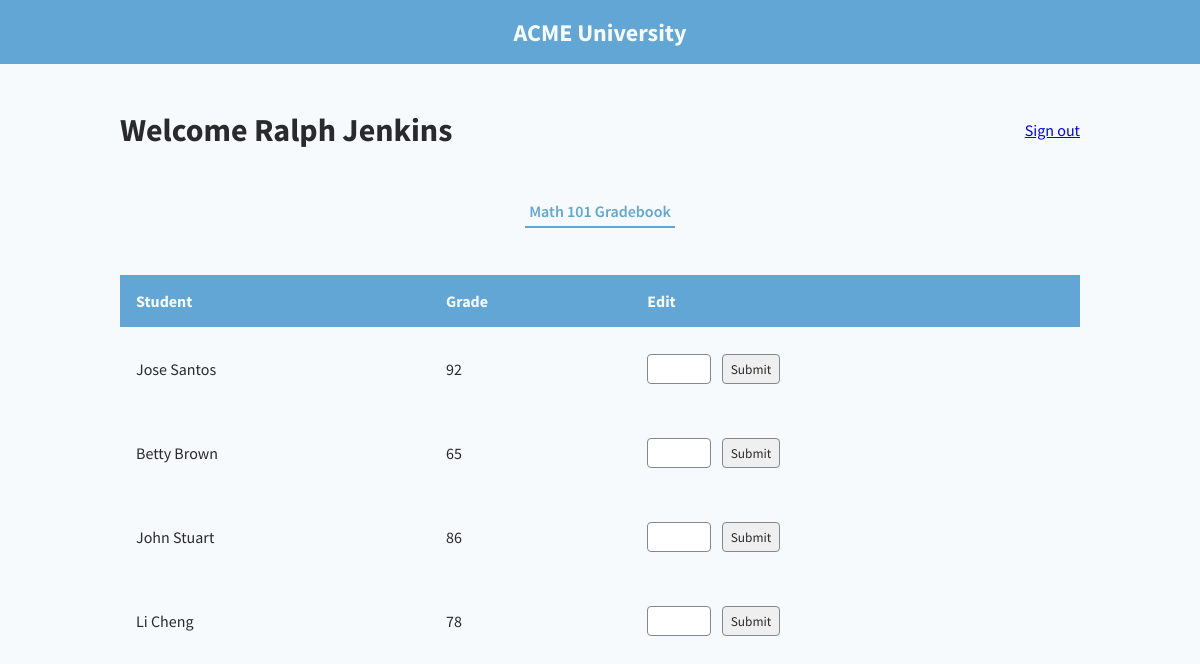
Page /instructor/Ralph Jenkins/Math 101 (signed in) on the committed database.
### db.py (models this page shows)
class Teacher(db.Model, UserMixin):
	id = db.Column(db.Integer, primary_key=True)
	name = db.Column(db.String, nullable=False)
	user = db.relationship('User', backref='teacher', uselist=False)

class Course(db.Model, UserMixin):
	id = db.Column(db.Integer, primary_key=True)
	course_name = db.Column(db.String, unique=True, nullable=False)
	teacher_id = db.Column(db.Integer, db.ForeignKey('teacher.id'), nullable=False)
	number_enrolled = db.Column(db.Integer, nullable=False)
	capacity = db.Column(db.Integer, nullable=False)
	time = db.Column(db.String, nullable=False)
	teacher = db.relationship('Teacher', backref=db.backref('teachers', lazy=True))
	students = db.relationship('Enrollment', back_populates='course')

class Student(db.Model, UserMixin):
	id = db.Column(db.Integer, primary_key=True, autoincrement=True)
	name = db.Column(db.String, nullable=False)
	user = db.relationship('User', backref='student', uselist=False)
	courses = db.relationship('Enrollment', back_populates='student')

### app.py (the view, shortened to what this page needs)
@app.route("/instructor/<name>/<course>", methods = ['GET', 'POST'])
def specific_course(name, course, student = None):
    instructor_name = name
    instructor_course = course
    tea_course_data = []
    teaQ = Teacher.query.filter_by(name=instructor_name).first()
    teaQC = Course.query.filter_by(teacher_id = teaQ.id, course_name = instructor_course).first()
    print(teaQC)
    if request.method == 'GET':
        for j in range(len(teaQC.students)):
            temp1 = {
                'name':teaQC.students[j].student.name,
                'grade':teaQC.students[j].grade
            }
            tea_course_data.append(temp1)
    return render_template("specificCourse.html", instructor_name = instructor_name, instructor_course = instructor_course, data = tea_course_data)

### app.py (called while the page is built)
@login.user_loader
def load_user(user_id):
    return User.query.get(user_id)

### templates/specificCourse.html (shortened to what this page needs)
{% extends "person.html" %}
{% block styles %}
    {{ super() }}
    <link rel="stylesheet" href="{{ url_for('static', filename = 'instructor.css') }}">
{% endblock %}
{% block person_name %}{{ instructor_name }}{% endblock %}
{% block inner_nav_links %}
    <button class="inner-nav-link active-tab">{{ instructor_course }} Gradebook</button>
{% endblock %}
{% block data_table_headings %}
    <th>Student</th>
    <th>Grade</th>
    <th>Edit</th>
{% endblock %}
{% block data_table_body %}
    {% for student in data %}
        <tr>
            <td>{{ student.name }}</td>
            <td onclick="editGrade('{{ student.grade }}')">
                <p class="grade-value">{{ student.grade }}</p>
            </td>
            <td>
                <form action="{{ url_for('specific_course', name = instructor_name, course = instructor_course, student = student.name ) }}" method="post">
                    <input type="text" class="editable-field" name="new_grade" autocomplete="off">
                    <input class="edit-grade-submit" type="submit" value="Submit">
                </form>
            </td>
        </tr>
    {% endfor %}
{% endblock %}

### static/base.css (style rules this page uses)
:root { --bg-color: #F7FAFC; --accent-color: #61A6D4; --primary-text-color: #292A2C; --secondary-text-color: #61A6D4; --tertiary-text-color: #84878B; --quaternary-text-color: #F7FAFC; }
body { margin: 0; padding: 0; width: 100vw; height: 100vh; font-family: 'Source Sans Pro', Arial, Helvetica, sans-serif; background-color: var(--bg-color); color: var(--primary-text-color); position: relative; overflow-x: hidden; }

### static/person.css (style rules this page uses)
.inner-nav-link { padding: .35rem .25rem; text-decoration: none; border: none; background-color: transparent; font-family: 'Source Sans Pro', Arial, Helvetica, sans-serif; font-size: 1rem; color: var(--primary-text-color); }
.active-tab { font-weight: 600; color: var(--secondary-text-color); border-bottom: 2px solid var(--accent-color); }
.data-table-row th { text-align: left; padding: 1rem 1rem; }
.data-table-body td { color: var(--primary-text-color); padding: 1rem 1rem; }
.editable-field, .edit-grade-submit, .options-button { border: 1px solid #84878B; border-radius: .25rem; font-family: 'Source Sans Pro', Arial, Helvetica, sans-serif; color: var(--primary-text-color); display: inline-block; }
.editable-field { padding: .35rem; width: 50px; }
.grade-value { display: inline-block; }
.edit-grade-submit { padding: .35rem .5rem; margin-left: .5rem; }

### rows in the picture
Teacher: name "Ralph Jenkins"
Course: course_name "Math 101"
Student: name "Jose Santos", grade "92"
Student: name "Betty Brown", grade "65"
Student: name "John Stuart", grade "86"
Student: name "Li Cheng", grade "78"
